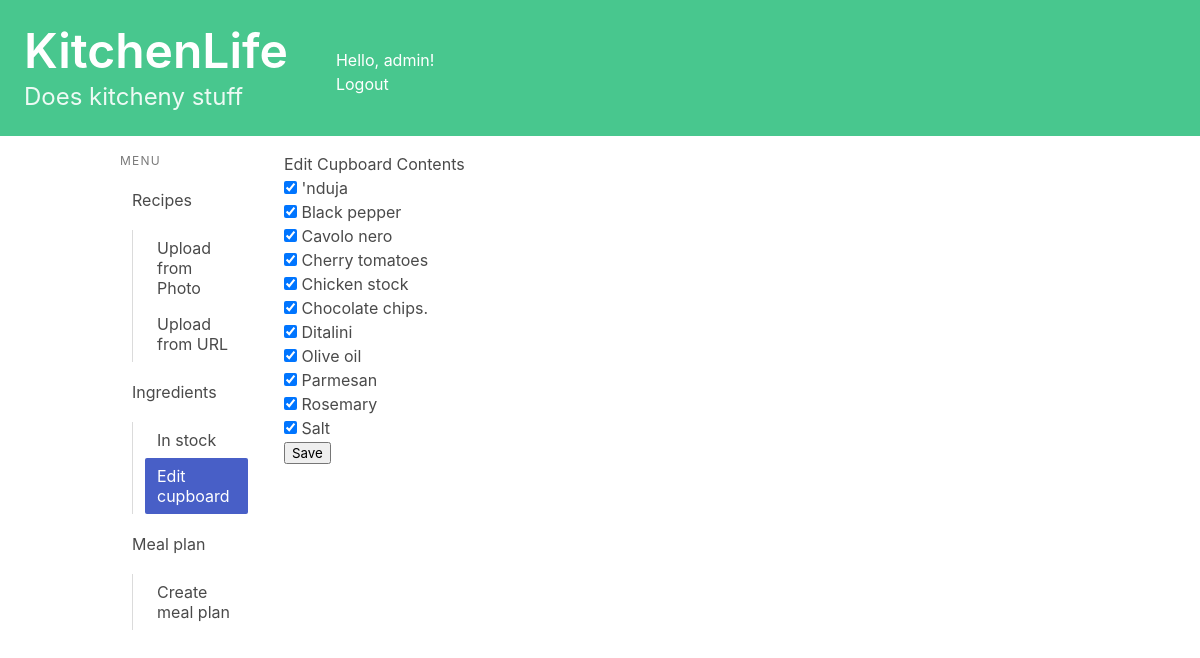
/cupboard/editcupboard/ (signed in), run on an earlier commit of the app's database.
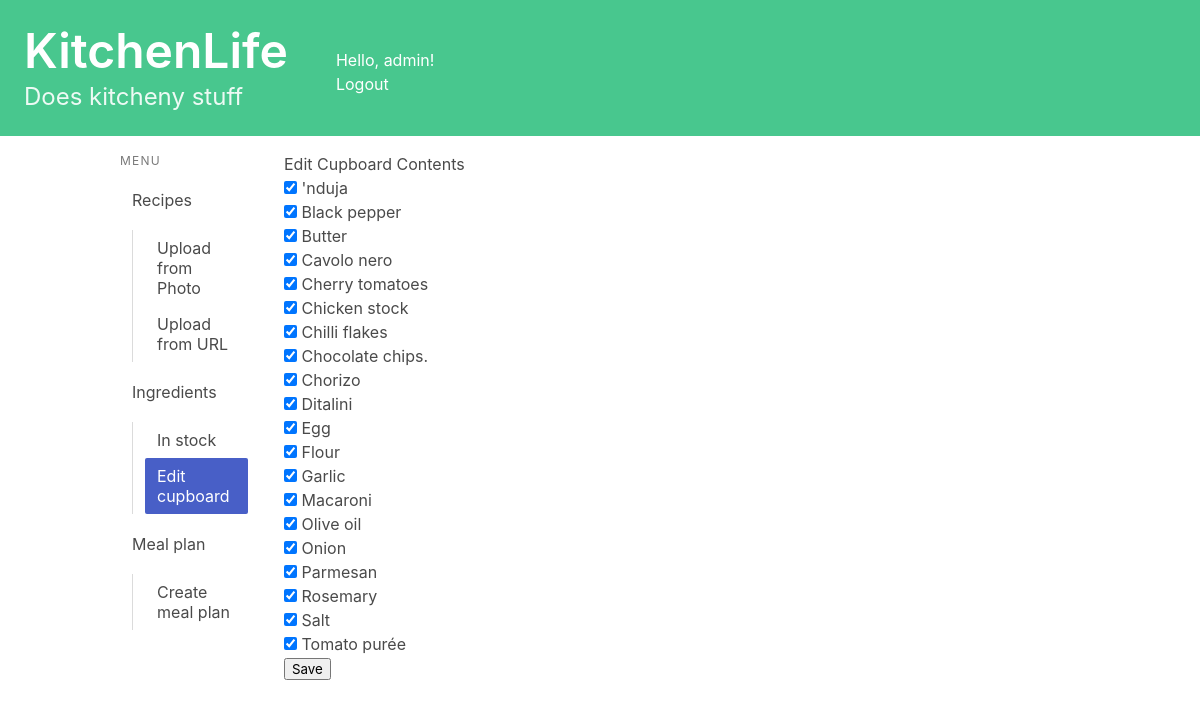
And on a later commit of the database.
### cupboard/models.py (models this page shows, shortened)
class Ingredient(models.Model):
    name = models.CharField(max_length=50)

### cupboard/views.py (the view)
# urls.py: path('editcupboard/', views.edit_cupboard, name='edit_cupboard'),
@login_required
def edit_cupboard(request):
    profile = request.user.profile
    if request.method == 'POST':
        ingredients = request.POST.getlist('ingredients')
        profile.ingredients_owned.set(ingredients)
        profile.save()
        return redirect('cupboard:cupboard_index')
    else:
        ingredients = profile.ingredients_owned.all().order_by("name")
    context = {'ingredients': ingredients}
    return render(request, 'cupboard/edit_cupboard.html', context)

### recipes/templatetags/is_active.py (called while the page is built)
@register.simple_tag
def is_active(request, url):
    if reverse(url) == request.path:
        return "is-active"
    return ""

### cupboard/templates/cupboard/edit_cupboard.html (shortened to what this page needs)
{% extends 'base.html' %}
{% block content %}
  <h1>Edit Cupboard Contents</h1>
  <form method="post">
    <ul>
    {% for ingredient in ingredients %}
      <li>
        <input type="checkbox" id="ingredient-{{ forloop.counter }}" name="ingredients" value="{{ ingredient.id }}" checked>
        <label for="ingredient-{{ forloop.counter }}"> {{ ingredient.name }} </label>
      </li>
    {% endfor %}
    </ul>
    <button type="submit">Save</button>
  </form>
{% endblock %}

What changed in the data, as far as the page shows it:
now on this page (row unchanged): Ingredient: name "Butter"
added Ingredient: name "Chilli flakes"
added Ingredient: name "Chorizo"
now on this page (row unchanged): Ingredient: name "Egg"
now on this page (row unchanged): Ingredient: name "Flour"
added Ingredient: name "Garlic"
now on this page (row unchanged): Ingredient: name "Macaroni"
now on this page (row unchanged): Ingredient: name "Onion"
now on this page (row unchanged): Ingredient: name "Tomato purée"
